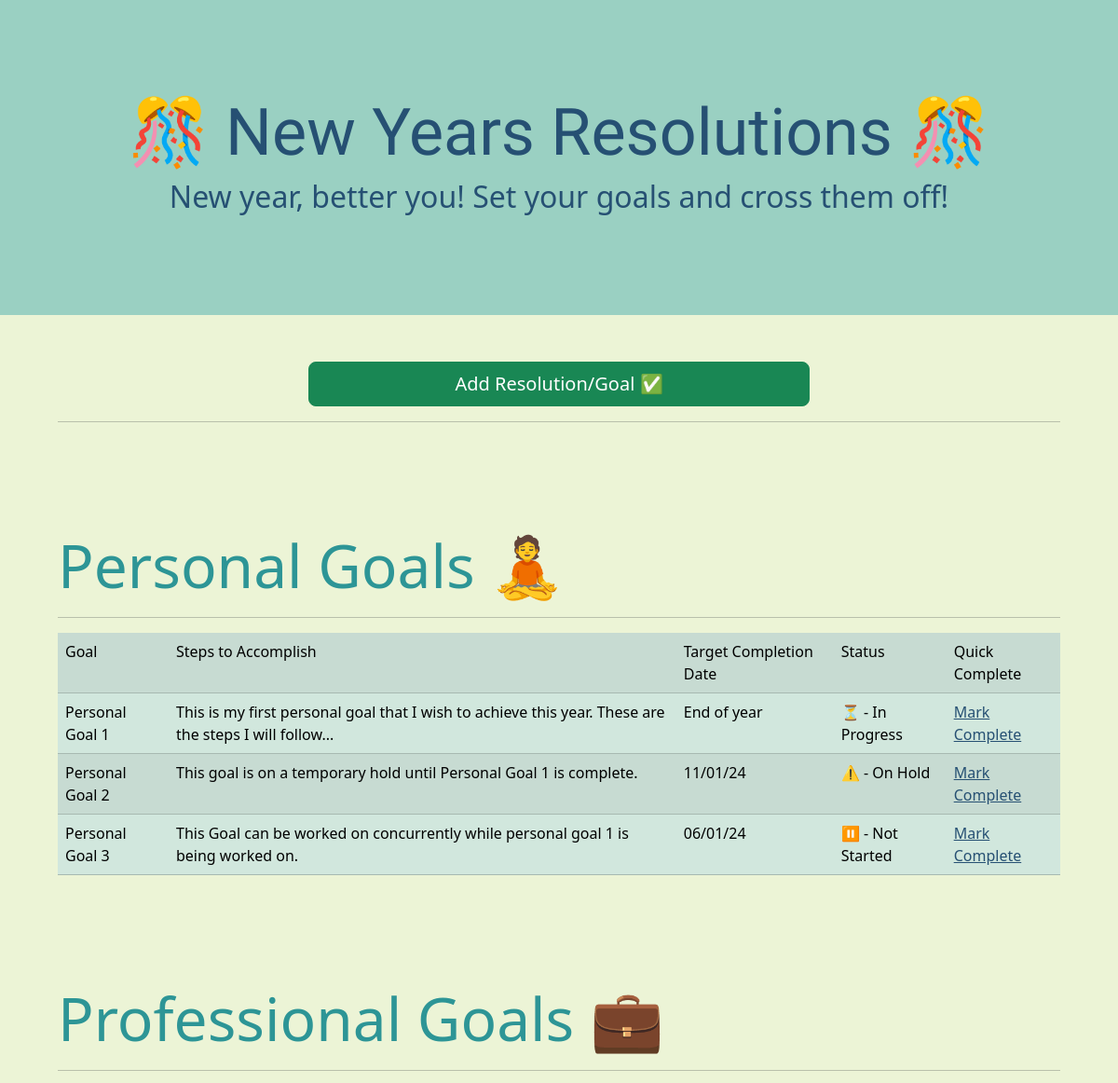
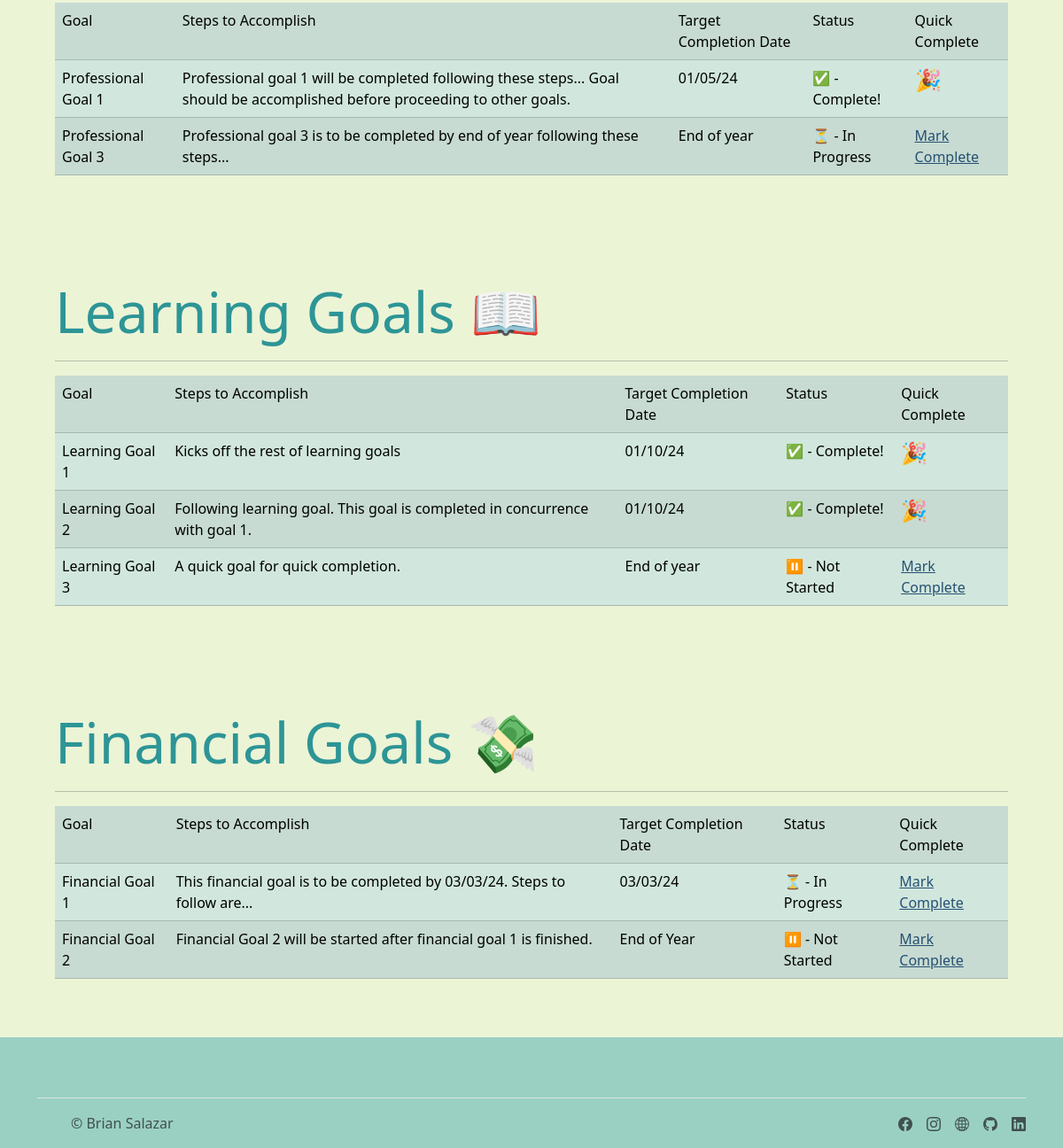
The page / on the database its author committed (2 pictures, top to bottom).
### main.py (models this page shows)
class PersonalGoals(db.Model):
    __tablename__ = "personalgoals"
    id = db.Column(db.Integer, primary_key=True)
    goal_category = (db.String(100))
    goal_name = db.Column(db.String(100))
    goal_steps = db.Column(db.String(500))
    goal_completion_date = db.Column(db.String(100))
    status = db.Column(db.String(50))

class ProfessionalGoals(db.Model):
    __tablename__ = "professionalgoals"
    id = db.Column(db.Integer, primary_key=True)
    goal_category = (db.String(100))
    goal_name = db.Column(db.String(100))
    goal_steps = db.Column(db.String(500))
    goal_completion_date = db.Column(db.String(100))
    status = db.Column(db.String(50))

class LearningGoals(db.Model):
    __tablename__ = "learninggoals"
    id = db.Column(db.Integer, primary_key=True)
    goal_category = (db.String(100))
    goal_name = db.Column(db.String(100))
    goal_steps = db.Column(db.String(500))
    goal_completion_date = db.Column(db.String(100))
    status = db.Column(db.String(50))

class FinancialGoals(db.Model):
    __tablename__ = "financialgoals"
    id = db.Column(db.Integer, primary_key=True)
    goal_category = (db.String(100))
    goal_name = db.Column(db.String(100))
    goal_steps = db.Column(db.String(500))
    goal_completion_date = db.Column(db.String(100))
    status = db.Column(db.String(50))

### main.py (the view)
@app.route("/")
def home():
    global PERSONAL_GOAL_LIST
    global PROFESSIONAL_GOAL_LIST
    global LEARNING_GOAL_LIST
    global FINANCIAL_GOAL_LIST
    PERSONAL_GOAL_LIST = [["Goal", "Steps to Accomplish", "Target Completion Date", "Status", "Quick Complete"]]
    df = pd.read_sql_table("personalgoals", con='sqlite:///./instance/newyearsgoals.db')
    for index, row in df.iterrows():
        personal_df_list = [row.goal_name, row.goal_steps, row.goal_completion_date, row.status, "Mark Complete"]
        PERSONAL_GOAL_LIST.append(personal_df_list)
    PROFESSIONAL_GOAL_LIST = [["Goal", "Steps to Accomplish", "Target Completion Date", "Status", "Quick Complete"]]
    df = pd.read_sql_table("professionalgoals", con='sqlite:///./instance/newyearsgoals.db')
    for index, row in df.iterrows():
        professional_df_list = [row.goal_name, row.goal_steps, row.goal_completion_date, row.status, "Mark Complete"]
        PROFESSIONAL_GOAL_LIST.append(professional_df_list)
    LEARNING_GOAL_LIST = [["Goal", "Steps to Accomplish", "Target Completion Date", "Status", "Quick Complete"]]
    df = pd.read_sql_table("learninggoals", con='sqlite:///./instance/newyearsgoals.db')
    for index, row in df.iterrows():
        learning_df_list = [row.goal_name, row.goal_steps, row.goal_completion_date, row.status, "Mark Complete"]
        LEARNING_GOAL_LIST.append(learning_df_list)
    FINANCIAL_GOAL_LIST = [["Goal", "Steps to Accomplish", "Target Completion Date", "Status", "Quick Complete"]]
    df = pd.read_sql_table("financialgoals", con='sqlite:///./instance/newyearsgoals.db')
    for index, row in df.iterrows():
        financial_df_list = [row.goal_name, row.goal_steps, row.goal_completion_date, row.status, "Mark Complete"]
        FINANCIAL_GOAL_LIST.append(financial_df_list)
    return render_template("index.html",
                           title=MAIN_TITLE,
                           subtitle=MAIN_SUBTITLE,
                           personal_goal_list=PERSONAL_GOAL_LIST,
                           professional_goal_list=PROFESSIONAL_GOAL_LIST,
                           learning_goal_list=LEARNING_GOAL_LIST,
                           financial_goal_list=FINANCIAL_GOAL_LIST)

### templates/index.html
{% from "bootstrap5/form.html" import render_form %}
{% include "header.html" %}
    {% block content %}
    <section id="add">
        <div class="container">
            <div class="d-grid gap-2 col-6 mx-auto">
                <button class="btn btn-success btn-lg" type="button"><a href="{{ url_for('goal') }}">Add Resolution/Goal ✅</a></button>
              </div>
            <hr>
        </div>
    </section>
    <section id="personal">
        <div class="container">
            <h2 class="display-3">Personal Goals 🧘</h2>
            <hr>
            <table class="table table-success table-striped table-hover">
                {% for row in personal_goal_list[:1] %}
                    <tr>
                    {% for item in row %}
                    <td>{{ item }}</td>
                    {% endfor %}
                    </tr>
                {% endfor %}
                {% for row in personal_goal_list[1:] %}
                <tr>
                    {% for item in row %}
                    {% if item == row[-1] %}
                        {% if row[3] != "✅ - Complete!" %}
                        <td><a href="{{ url_for('personal_complete', id=personal_goal_list.index(row)) }}" id="complete_link">{{ item }}</a></td>
                        {% else %}
                        <td><h4> 🎉 </h4></td>
                        {% endif %}
                    {% else %}
                    <td><a href="{{ url_for('personal_edit', id=personal_goal_list.index(row)) }}" style="color: black;">{{ item }}</a></td>
                    {% endif %}
                {% endfor %}
                </tr>
                {% endfor %}
            </table>
        </div>
    </section>
    <section id="professional">
        <div class="container">
            <h2 class="display-3">Professional Goals 💼</h2>
            <hr>
            <table class="table table-success table-striped table-hover">
                {% for row in professional_goal_list[:1] %}
                    <tr>
                    {% for item in row %}
                    <td>{{ item }}</td>
                    {% endfor %}
                    </tr>
                {% endfor %}
                {% for row in professional_goal_list[1:] %}
                    <tr>
                    {% for item in row %}
                        {% if item == row[-1] %}
                            {% if row[3] != "✅ - Complete!" %}
                            <td><a href="{{ url_for('professional_complete', id=professional_goal_list.index(row)) }}" id="complete_link">{{ item }}</a></td>
                            {% else %}
                            <td><h4> 🎉 </h4></td>
                            {% endif %}
                        {% else %}
                        <td><a href="{{ url_for('professional_edit', id=professional_goal_list.index(row)) }}" style="color: black;">{{ item }}</a></td>
                        {% endif %}
                    {% endfor %}
                    </tr>
                {% endfor %}
            </table>
        </div>
    </section>
    <section id="educational">
        <div class="container">
            <h2 class="display-3">Learning Goals 📖</h2>
            <hr>
            <table class="table table-success table-striped table-hover">
                {% for row in learning_goal_list[:1] %}
                    <tr>
                    {% for item in row %}
                    <td>{{ item }}</td>
                    {% endfor %}
                    </tr>
                {% endfor %}
                {% for row in learning_goal_list[1:] %}
                    <tr>
                        {% for item in row %}
                        {% if item == row[-1] %}
                            {% if row[3] != "✅ - Complete!" %}
                            <td><a href="{{ url_for('learning_complete', id=learning_goal_list.index(row)) }}" id="complete_link">{{ item }}</a></td>
                            {% else %}
                            <td><h4> 🎉 </h4></td>
                            {% endif %}
                        {% else %}
                        <td><a href="{{ url_for('learning_edit', id=learning_goal_list.index(row)) }}" style="color: black;">{{ item }}</a></td>
                        {% endif %}
                    {% endfor %}
                    </tr>
                {% endfor %}
            </table>
        </div>
    </section>
    <section id="financal">
        <div class="container">
            <h2 class="display-3">Financial Goals 💸</h2>
            <hr>
            <table class="table table-success table-striped table-hover">
                {% for row in financial_goal_list[:1] %}
                    <tr>
                    {% for item in row %}
                    <td>{{ item }}</td>
                    {% endfor %}
                    </tr>
                {% endfor %}
                {% for row in financial_goal_list[1:] %}
                    <tr>
                        {% for item in row %}
                        {% if item == row[-1] %}
                            {% if row[3] != "✅ - Complete!" %}
                            <td><a href="{{ url_for('financial_complete', id=financial_goal_list.index(row)) }}" id="complete_link">{{ item }}</a></td>
                            {% else %}
                            <td><h4> 🎉 </h4></td>
                            {% endif %}
                        {% else %}
                        <td><a href="{{ url_for('financial_edit', id=financial_goal_list.index(row)) }}" style="color: black;">{{ item }}</a></td>
                        {% endif %}
                    {% endfor %}
                    </tr>
                {% endfor %}
            </table>
        </div>
    </section>
    {% endblock %}
    {% include "footer.html" %}

### templates/header.html (shortened to what this page needs)
<!DOCTYPE html>
<html lang="en">
<head>
    <link href="https://cdn.jsdelivr.net/npm/bootstrap@5.3.2/dist/css/bootstrap.min.css" rel="stylesheet">
    <link href="../static/css/styles.css" rel="stylesheet" />
</head>
<body>
    <section id="header">
        <div class="container">
                <h1 class="text-center">🎊 {{ title }} 🎊</h1>
                <h2 class="text-center" id="header_text"> {{ subtitle }}</h2>
            </div>
    </section>

### templates/footer.html (shortened to what this page needs)
<section id="footer">
    <div class="container">
        <footer class="d-flex flex-wrap justify-content-between align-items-center py-3 mt-2 border-top">
            <div class="col-md-4 d-flex align-items-center">
              <a href="/" class="mb-3 me-2 mb-md-0 text-body-secondary text-decoration-none lh-1">
                <svg class="bi" width="30" height="24"><use xlink:href="#bootstrap"></use></svg>
              </a>
              <span class="mb-3 mb-md-0 text-body-secondary">© Brian Salazar</span>
            </div>
            <ul class="nav col-md-4 justify-content-end list-unstyled d-flex">
              <li class="ms-3"><a class="text-body-secondary" href="https://www.facebook.com/"></a></li>
              <li class="ms-3"><a class="text-body-secondary" href="https://www.instagram.com/"></a></li>
              <li class="ms-3"><a class="text-body-secondary" href="https://www.briansalazar.tech"></use></svg></a></li>
              <li class="ms-3"><a class="text-body-secondary" href="https://github.com/briansalazar-tech"></a></li>
              <li class="ms-3"><a class="text-body-secondary" href="https://www.linkedin.com/in/briansalazar5/"></use></svg></a></li>
            </ul>
          </footer>
    </div>
</section>
</body>
</html>

### static/css/styles.css (style rules this page uses)
h1 { font-family: 'Lemon', serif; font-size: 70px; color: #265073; }
h2 { color: #2D9596; }
a { color: white; text-decoration: none; }
body { background-color: #ECF4D6; }
#header { background-color: #9AD0C2; padding: 100px; }
#header_text { color: #265073; font-size: 2rem; }
#add { padding: 50px; }
#personal { padding: 50px; }
#professional { padding: 50px; }
#educational { padding: 50px; }
#financal { padding: 50px; }
#footer { background-color: #9AD0C2; padding-top: 60px; }
#complete_link { color: #265073; text-decoration: underline }

### rows shown on the page
PersonalGoals: goal_name "Personal Goal 1", goal_steps "This is my first personal goal that I wish to achieve this year. These are the steps I will follow...", goal_completion_date "End of year", status "⏳ - In Progress", row "Mark Complete"
PersonalGoals: goal_name "Personal Goal 2", goal_steps "This goal is on a temporary hold until Personal Goal 1 is complete.", goal_completion_date "11/01/24", status "⚠️ - On Hold", row "Mark Complete"
PersonalGoals: goal_name "Personal Goal 3", goal_steps "This Goal can be worked on concurrently while personal goal 1 is being worked on.", goal_completion_date "06/01/24", status "⏸️ - Not Started", row "Mark Complete"
ProfessionalGoals: goal_name "Professional Goal 1", goal_steps "Professional goal 1 will be completed following these steps... Goal should be accomplished before proceeding to other goals.", goal_completion_date "01/05/24", status "✅ - Complete!"
ProfessionalGoals: goal_name "Professional Goal 3", goal_steps "Professional goal 3 is to be completed by end of year following these steps...", goal_completion_date "End of year", status "⏳ - In Progress", row "Mark Complete"
LearningGoals: goal_name "Learning Goal 1", goal_steps "Kicks off the rest of learning goals", goal_completion_date "01/10/24", status "✅ - Complete!"
LearningGoals: goal_name "Learning Goal 2", goal_steps "Following learning goal. This goal is completed in concurrence with goal 1.", goal_completion_date "01/10/24", status "✅ - Complete!"
LearningGoals: goal_name "Learning Goal 3", goal_steps "A quick goal for quick completion.", goal_completion_date "End of year", status "⏸️ - Not Started", row "Mark Complete"
FinancialGoals: goal_name "Financial Goal 1", goal_steps "This financial goal is to be completed by 03/03/24. Steps to follow are...", goal_completion_date "03/03/24", status "⏳ - In Progress", row "Mark Complete"
FinancialGoals: goal_name "Financial Goal 2", goal_steps "Financial Goal 2 will be started after financial goal 1 is finished.", goal_completion_date "End of Year", status "⏸️ - Not Started", row "Mark Complete"

### other values the page prints
{{ title }} "New Years Resolutions"
{{ subtitle }} "New year, better you! Set your goals and cross them off!"
{{ item }} "Goal" "Steps to Accomplish" "Target Completion Date" "Status" "Quick Complete"
